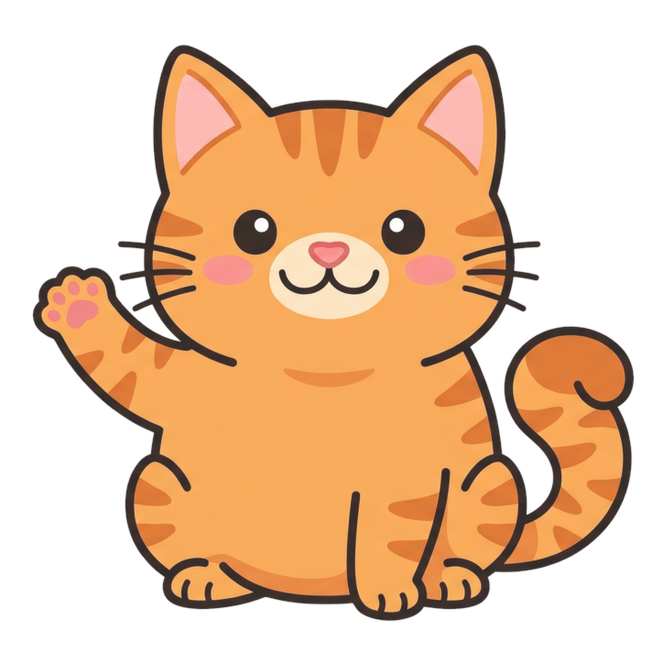
#> input picture etsy-shop/set-02-character-clipart/k01_cat.png, 2000 x 2000 px (shown at 1/3 size); its folder holds only this picture in this run
$ python build_set02_previews.py
#> lines starting #> are read from the running program, lines starting #| are printed output that depends on the picture
### etsy-shop/build_listings.py
#!/usr/bin/env python3
"""Build Canva-style Etsy listing images for TwinkleTotsClub.
All typography/shapes drawn with Pillow (crisp); AI images used as photo/art bases.
"""
import os
from PIL import Image, ImageDraw, ImageFont, ImageFilter, ImageEnhance

ROOT = "/home/user/Arena.ai/etsy-shop"
FONTS = f"{ROOT}/fonts"
ASSETS = f"{ROOT}/assets"
OUT = f"{ROOT}/listings"
WIP = f"{ROOT}/wip"
os.makedirs(OUT, exist_ok=True)
os.makedirs(WIP, exist_ok=True)

S = 2000  # canvas size

# ---------- palette ----------
INK      = (58, 58, 58)
MAGENTA  = (214, 51, 108)
PINK     = (240, 98, 146)
CORAL    = (242, 120, 92)
YELLOW   = (255, 201, 60)
TEAL     = (63, 184, 175)
GREEN    = (126, 217, 87)
BLUE     = (74, 144, 217)
PURPLE   = (155, 126, 222)
CREAM    = (255, 250, 242)
WHITE    = (255, 255, 255)

def F(name, size):
    return ImageFont.truetype(f"{FONTS}/{name}.ttf", size)

H1   = lambda s: F("Fredoka-700", s)
H2   = lambda s: F("Fredoka-600", s)
BODY = lambda s: F("Nunito-700", s)
BODY8= lambda s: F("Nunito-800", s)

# ---------- helpers ----------
# [45 lines left out: functions cover, fit_contain, round_corners, autocrop_white, make_sheet, not called in this run]

def shadowed(base, im, pos, blur=26, opacity=95, dy=14, tint=(70, 55, 45)):
    """Paste RGBA `im` onto `base` (RGBA) at pos with a soft drop shadow."""
    sh = Image.new("RGBA", base.size, (0, 0, 0, 0))
    alpha = im.split()[3].point(lambda v: v * opacity // 255)
    layer = Image.new("RGBA", im.size, tint + (255,))
    layer.putalpha(alpha)
    sh.paste(layer, (pos[0], pos[1] + dy), layer)
    sh = sh.filter(ImageFilter.GaussianBlur(blur))
    base.alpha_composite(sh)
    base.alpha_composite(im, pos)
    return base

def paste_rot(base, im, center, angle, **kw):
    rot = im.rotate(angle, expand=True, resample=Image.BICUBIC)
    pos = (int(center[0] - rot.width / 2), int(center[1] - rot.height / 2))
    return shadowed(base, rot, pos, **kw)

def pill(d, box, text, font, fg, bg, pad=(46, 24), outline=None, ow=0, radius=None):
    x, y = box
    bb = d.textbbox((0, 0), text, font=font)
    tw, th = bb[2] - bb[0], bb[3] - bb[1]
    w, h = tw + pad[0] * 2, th + pad[1] * 2
    r = h // 2 if radius is None else radius
    d.rounded_rectangle([x, y, x + w, y + h], r, fill=bg, outline=outline, width=ow)
    d.text((x + w / 2, y + h / 2 - (bb[1] + bb[3]) / 2 + th / 2), text, font=font, fill=fg, anchor="mm")
    return w, h

def text_w(d, text, font):
    bb = d.textbbox((0, 0), text, font=font)
    return bb[2] - bb[0], bb[3] - bb[1]

def fit_font(make, text, max_w, start=200, d=None):
    size = start
    while size > 12:
        f = make(size)
        bb = (d or ImageDraw.Draw(Image.new("RGB", (10, 10)))).textbbox((0, 0), text, font=f)
        if bb[2] - bb[0] <= max_w:
            return f
        size -= 4
    return make(12)

def title_stack(base, draw, lines, center_x, top_y, size, gap=14, fills=None, stroke=WHITE,
                sw=16, shadow=True, anchor_center=True, max_frac=0.86):
    """Big playful headline with white outline + drop shadow.
    Uses real font metrics for line advance so nothing overlaps."""
    y = top_y
    for i, ln in enumerate(lines):
        f = fit_font(H1, ln, int(base.width * max_frac) - sw * 2, start=size)
        asc, desc = f.getmetrics()
        x = center_x if anchor_center else 0
        if shadow:
            draw.text((x + 6, y + 8), ln, font=f, fill=(0, 0, 0, 40), anchor="ma" if anchor_center else "la")
        draw.text((x, y), ln, font=f, fill=(fills or [MAGENTA] * len(lines))[i],
                  anchor="ma" if anchor_center else "la", stroke_width=sw, stroke_fill=stroke)
        y += asc + desc + gap
    return y

# ---------- vector icons (drawn, no font deps) ----------
def icon(d, kind, cx, cy, r, color, ink=INK):
    if kind == "star":
        import math
        pts = []
        for i in range(10):
            ang = -math.pi / 2 + i * math.pi / 5
            rad = r if i % 2 == 0 else r * 0.45
            pts.append((cx + rad * math.cos(ang), cy + rad * math.sin(ang)))
        d.polygon(pts, fill=color, outline=ink, width=max(3, int(r * 0.09)))
    elif kind == "heart":
        d.ellipse([cx - r, cy - r * .95, cx, cy + r * .05], fill=color, outline=ink, width=max(3, int(r * .1)))
        d.ellipse([cx, cy - r * .95, cx + r, cy + r * .05], fill=color, outline=ink, width=max(3, int(r * .1)))
        d.polygon([(cx - r * .98, cy - r * .18), (cx + r * .98, cy - r * .18), (cx, cy + r)], fill=color,
                  outline=ink, width=max(3, int(r * .1)))
    elif kind == "smiley":
        d.ellipse([cx - r, cy - r, cx + r, cy + r], fill=color, outline=ink, width=max(3, int(r * .1)))
        er = r * .13
        for ex in (cx - r * .38, cx + r * .38):
            d.ellipse([ex - er, cy - r * .32 - er, ex + er, cy - r * .32 + er], fill=ink)
        d.arc([cx - r * .55, cy - r * .35, cx + r * .55, cy + r * .55], 20, 160, fill=ink, width=max(4, int(r * .11)))
    elif kind == "pencil":
        w = r * .62
        d.polygon([(cx - w, cy + r * .72), (cx + w, cy + r * .72), (cx + w, cy - r * .34), (cx - w, cy - r * .34)],
                  fill=color, outline=ink, width=max(3, int(r * .09)))
        d.polygon([(cx - w, cy - r * .34), (cx + w, cy - r * .34), (cx + w * .45, cy - r * .72), (cx - w * .45, cy - r * .72)],
                  fill=YELLOW, outline=ink, width=max(3, int(r * .09)))
        d.polygon([(cx - w * .45, cy - r * .72), (cx + w * .45, cy - r * .72), (cx, cy - r)],
                  fill=(240, 200, 170), outline=ink, width=max(3, int(r * .09)))
    elif kind == "printer":
        d.rounded_rectangle([cx - r * .92, cy - r * .62, cx + r * .92, cy + r * .42], r * .2,
                            fill=color, outline=ink, width=max(3, int(r * .1)))
        d.rectangle([cx - r * .58, cy - r, cx + r * .58, cy - r * .5], fill=WHITE, outline=ink, width=max(3, int(r * .1)))
        d.rectangle([cx - r * .58, cy + r * .18, cx + r * .58, cy + r], fill=WHITE, outline=ink, width=max(3, int(r * .1)))
        for i in range(3):
            yy = cy + r * (.34 + i * .18)
            d.line([cx - r * .38, yy, cx + r * .38, yy], fill=ink, width=max(2, int(r * .06)))
    elif kind == "book":
        d.rounded_rectangle([cx - r, cy - r * .8, cx + r, cy + r * .8], r * .14, fill=color, outline=ink, width=max(3, int(r * .1)))
        d.line([cx, cy - r * .78, cx, cy + r * .78], fill=ink, width=max(3, int(r * .08)))
    elif kind == "download":
        d.line([cx, cy - r * .82, cx, cy + r * .18], fill=color, width=max(8, int(r * .26)))
        d.polygon([(cx - r * .42, cy - r * .1), (cx + r * .42, cy - r * .1), (cx, cy + r * .52)], fill=color)
        d.line([cx - r * .72, cy + r * .82, cx + r * .72, cy + r * .82], fill=color, width=max(8, int(r * .26)))
    elif kind == "clock":
        d.ellipse([cx - r, cy - r, cx + r, cy + r], fill=color, outline=ink, width=max(3, int(r * .1)))
        d.line([cx, cy, cx, cy - r * .58], fill=ink, width=max(4, int(r * .11)))
        d.line([cx, cy, cx + r * .45, cy], fill=ink, width=max(4, int(r * .11)))
    elif kind == "abc":
        d.text((cx, cy), "ABC", font=F("Fredoka-700", int(r * 1.05)), fill=color, anchor="mm",
               stroke_width=max(2, int(r * .07)), stroke_fill=ink)
    elif kind == "check":
        d.line([cx - r * .72, cy, cx - r * .12, cy + r * .58], fill=color, width=max(8, int(r * .3)))
        d.line([cx - r * .12, cy + r * .58, cx + r * .78, cy - r * .58], fill=color, width=max(8, int(r * .3)))


def pill_fit(d, y, text, make_font, fg, bg, max_w=None, start=58, pad=(54, 26),
             outline=None, ow=0, center=True, x=None):
    """Auto-shrink text so the pill fits inside max_w, then centre (or place at x)."""
    max_w = max_w or int(S * 0.88)
    size = start
    while size > 20:
        f = make_font(size)
        w, _ = text_w(d, text, f)
        if w + pad[0] * 2 <= max_w:
            break
        size -= 2
    f = make_font(size)
    w, _ = text_w(d, text, f)
    total = w + pad[0] * 2
    left = (S - total) // 2 if center else x
    return pill(d, (left, y), text, f, fg, bg, pad=pad, outline=outline, ow=ow)

# [272 lines left out: functions circle_badge, build_hero, build_flatlay, build_benefits, build_who_for, build_how_it_works and 1 more, not called in this run]

# [11 lines that do not run on import are left out]

### etsy-shop/build_set02_previews.py
#!/usr/bin/env python3
"""Listing preview images for Set-02 (character clip art).
Layout auto-adapts to however many characters exist."""
import os, glob, sys
sys.path.insert(0, "/home/user/Arena.ai/etsy-shop")
from PIL import Image, ImageDraw
from build_listings import (cover, fit_contain, shadowed, paste_rot, pill, pill_fit,
                            text_w, fit_font, title_stack, icon,
                            S, ASSETS, F, H1, H2, BODY, BODY8,
                            INK, MAGENTA, PINK, CORAL, YELLOW, TEAL, GREEN, BLUE, PURPLE,
                            CREAM, WHITE)

ROOT = "/home/user/Arena.ai/etsy-shop"
CLIP = f"{ROOT}/set-02-character-clipart"
OUT = f"{CLIP}/listing-images"

NAMES = {
    "k01_cat": "Cat", "k02_dog": "Dog", "k03_elephant": "Elephant", "k04_bunny": "Bunny",
    "k05_bear": "Bear", "k06_fox": "Fox", "k07_owl": "Owl", "k08_penguin": "Penguin",
}

def chars():
    return sorted(glob.glob(f"{CLIP}/k*.png"))

def checker(size, a=(255, 246, 250), b=(255, 255, 255), step=34):
#> called with size = (2000, 2000), a = (255, 246, 250), b = (255, 255, 255), step = 34
    im = Image.new("RGB", size, b)
#> im: PIL image 2000x2000 RGB; every value is 255
    d = ImageDraw.Draw(im)
    for i in range(0, size[0], step):
        for j in range(0, size[1], step):
            if (i // step + j // step) % 2 == 0:
                d.rectangle([i, j, i + step - 1, j + step - 1], fill=a)
    return im.convert("RGBA")
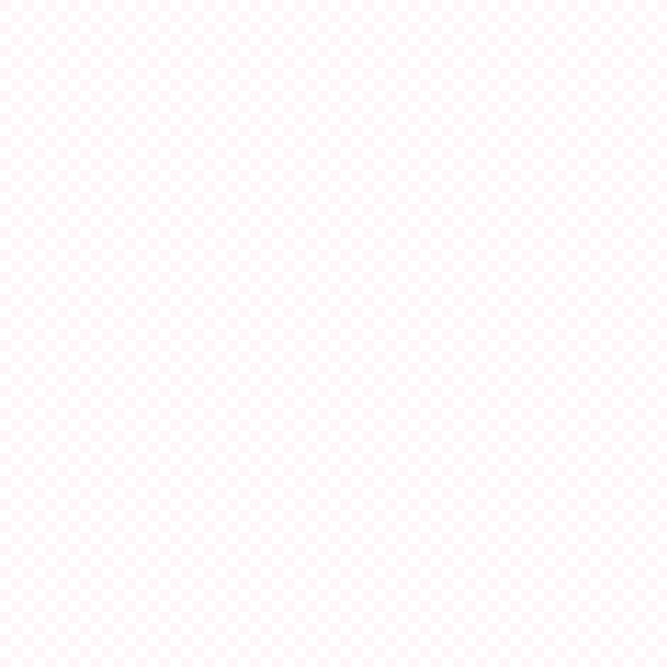
#> returned value: PIL image 2000x2000 RGBA (shown at 1/3 size); mean R, G, B, A 255, 250.5, 252.5, 255

def cover_set02(out):
    """Hero: characters in a row with a big headline."""
    files = chars()
    bg = checker((S, S))
    bg.alpha_composite(Image.new("RGBA", (S, S), (255, 255, 255, 120)))
    d = ImageDraw.Draw(bg)

    pill(d, (110, 58), "TWINKLETOTSCLUB", H2(46), WHITE, TEAL, pad=(44, 20))
    w1, _ = text_w(d, "TWINKLETOTSCLUB", H2(46))
#> w1 = 450
    pill(d, (110 + w1 + 44 + 24, 58), "SET 02", H2(46), INK, YELLOW, pad=(44, 20))

    y = title_stack(bg, d, ["CUTE CHARACTER"], S // 2, 210, 225, fills=[TEAL], max_frac=0.80, stroke=WHITE)
#> y = 421
    y = title_stack(bg, d, ["CLIP ART"], S // 2, y + 4, 180, fills=[MAGENTA], sw=16, max_frac=0.80)
#> y = 650
    d = ImageDraw.Draw(bg)

    n = max(1, min(len(files), 4))
    per_row = n if n <= 4 else 4
    rows = (len(files) + per_row - 1) // per_row
    cell_w = int(S * 0.86 / per_row)
    avail_h = int(S * 0.40)
    cell_h = min(cell_w, avail_h // max(1, rows))
    y0 = y + 40
#> y0 = 690
    for i, f in enumerate(files[:8]):
        col, row = i % per_row, i // per_row
        im = Image.open(f)
#> im is the input picture: PIL image 2000x2000 RGBA; mean R, G, B, A 107.9, 67.8, 31.7, 108.2
        r = min(cell_w * 0.92 / im.width, cell_h * 0.92 / im.height)
        im = im.resize((max(1, int(im.width * r)), max(1, int(im.height * r))), Image.LANCZOS)
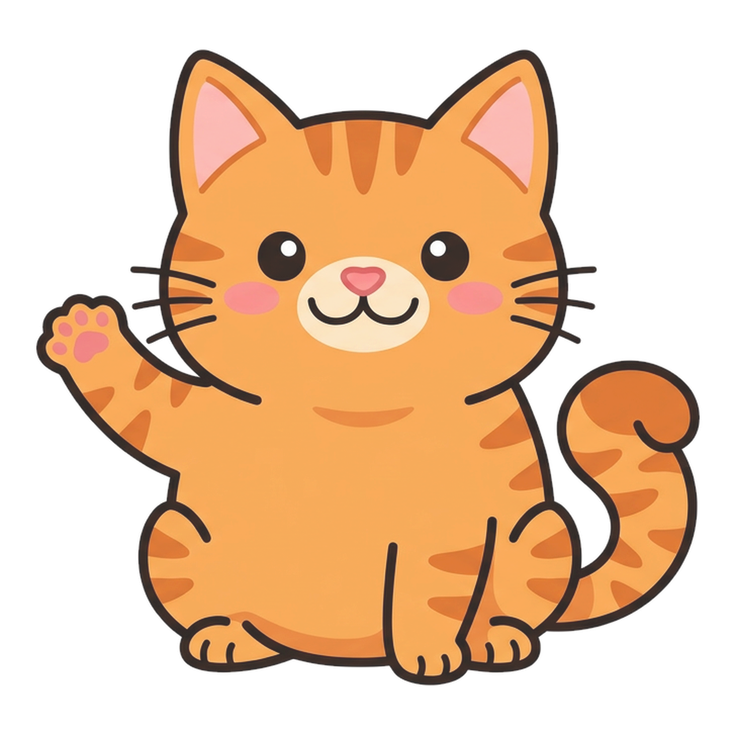
#> im: PIL image 736x736 RGBA; mean R, G, B, A 107.6, 67.5, 31.4, 108.2; transparent parts drawn white
        cx = int(S * 0.07) + col * cell_w + cell_w // 2
        cy = y0 + row * cell_h + cell_h // 2
#> cy = 1090
        paste_rot(bg, im, (cx, cy), 0, blur=16, opacity=45, dy=10,
                  tint=(120, 110, 100))
#> in shadowed, `alpha = im.split()[3].point(lambda v: v * opacity // 255)`:
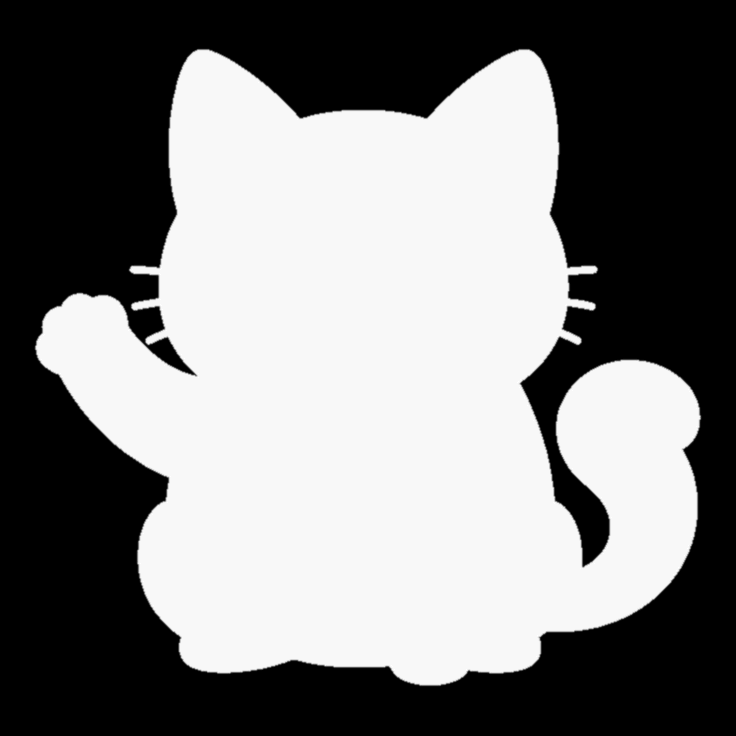
#> alpha: PIL image 736x736 L; min 0, max 38, mean 18.6; drawn with min black and max white

    d = ImageDraw.Draw(bg)
    pill_fit(d, int(S * 0.915), "TRANSPARENT PNG  •  2000 x 2000  •  COMMERCIAL USE",
             BODY8, WHITE, INK, start=56, pad=(54, 26))
    bg.convert("RGB").save(out, quality=93, subsampling=1)

def detail_set02(out):
    """Show 1 transparency proof + benefit cards."""
    files = chars()
    bg = checker((S, S))
    d = ImageDraw.Draw(bg)
    pill_fit(d, 70, "TRANSPARENT BACKGROUND — DROP IT ON ANYTHING", H2, WHITE, TEAL,
             start=54, pad=(50, 22))
    d = ImageDraw.Draw(bg)

    if files:
        im = Image.open(files[0])
        r = min(int(S * .40) / im.width, int(S * .40) / im.height)
        im = im.resize((int(im.width * r), int(im.height * r)), Image.LANCZOS)
#> im: PIL image 800x800 RGBA
        # two demo tiles showing the cut-out over colour
        for k, tile_col in enumerate([(255, 214, 232), (214, 240, 236)]):
            tw, th = int(S * .30), int(S * .30)
            tile = Image.new("RGB", (tw, th), tile_col).convert("RGBA")
            cm = im.copy()
            rr = min(tw * .84 / cm.width, th * .84 / cm.height)
            cm = cm.resize((int(cm.width * rr), int(cm.height * rr)), Image.LANCZOS)
            tile.alpha_composite(cm, ((tw - cm.width) // 2, (th - cm.height) // 2))
            shadowed(bg, tile, (int(S * .08) + k * (tw + 40), int(S * .17)), blur=24, opacity=55, dy=12)
#> this loop made 2 passes
#> pass 1, in shadowed (call 2), `layer = Image.new("RGBA", im.size, tint + (255,))`:
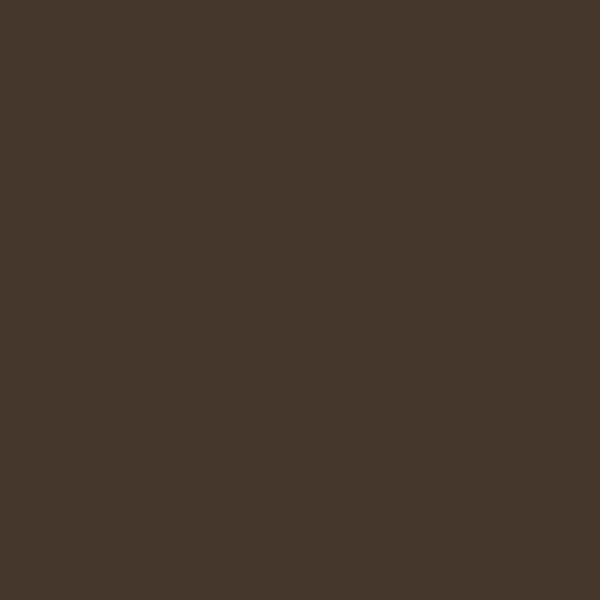
#> layer: PIL image 600x600 RGBA; mean R, G, B, A 70, 55, 45, 255
#> after the loop:
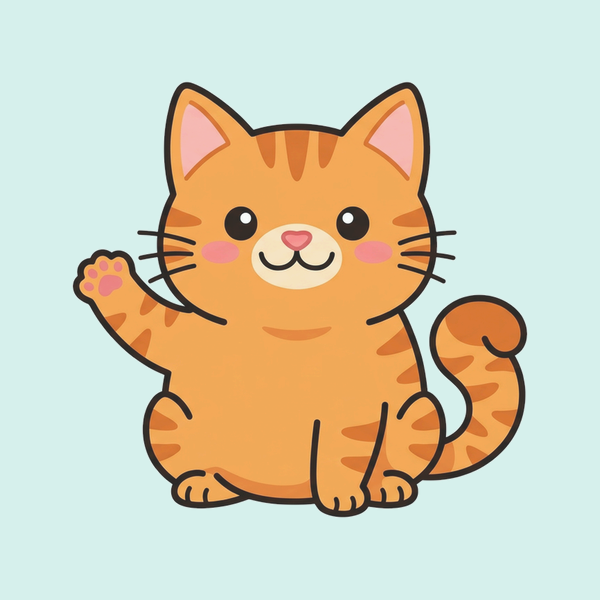
#> tile: PIL image 600x600 RGBA; mean R, G, B, A 212.1, 206.5, 182.4, 255

    d = ImageDraw.Draw(bg)
    feats = [("download", TEAL, "PNG, transparent bg"), ("star", CORAL, "2000 x 2000 px"),
             ("printer", PURPLE, "Print & digital ready"), ("check", GREEN, "Commercial licence")]
    y = int(S * .54)
    for kind, col, txt in feats:
        card_w, card_h = int(S * .84), 118
        card = Image.new("RGBA", (card_w, card_h), (0, 0, 0, 0))
        cd = ImageDraw.Draw(card)
        cd.rounded_rectangle([0, 0, card_w - 1, card_h - 1], card_h // 2,
                             fill=(255, 255, 255, 246), outline=col, width=6)
        icon(cd, kind, 78, card_h // 2, 38, col)
        cd.text((148, card_h // 2), txt, font=BODY8(54), fill=INK, anchor="lm")
        shadowed(bg, card, (int(S * .08), y), blur=18, opacity=58, dy=8)
        y += card_h + 24
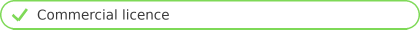
#> card: PIL image 1680x118 RGBA (shown at 1/4 size); mean R, G, B, A 231.5, 241.5, 227.2, 243.5; transparent parts drawn white
#> after the loop, y = 1648

    d = ImageDraw.Draw(bg)
    pill_fit(d, int(S * .935), "PERFECT FOR WORKSHEETS  •  INVITES  •  LABELS  •  PARTY PRINTABLES",
             BODY8, WHITE, MAGENTA, start=50, pad=(50, 24))
    bg.convert("RGB").save(out, quality=93, subsampling=1)
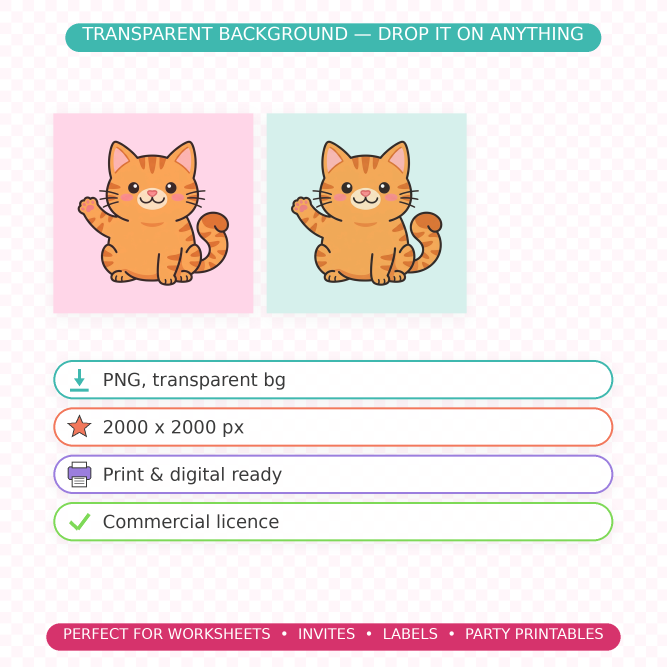
#> saved as 02_transparent.jpg: PIL image 2000x2000 RGB (shown at 1/3 size); mean R, G, B 238.8, 229.8, 229.1

if __name__ == "__main__":
    os.makedirs(OUT, exist_ok=True)
    cover_set02(f"{OUT}/01_cover.jpg");  print("set02 01_cover")
    detail_set02(f"{OUT}/02_transparent.jpg"); print("set02 02_transparent")
    print("characters found:", len(chars()))

$ run again, on etsy-shop/set-02-character-clipart/k05_bear.png
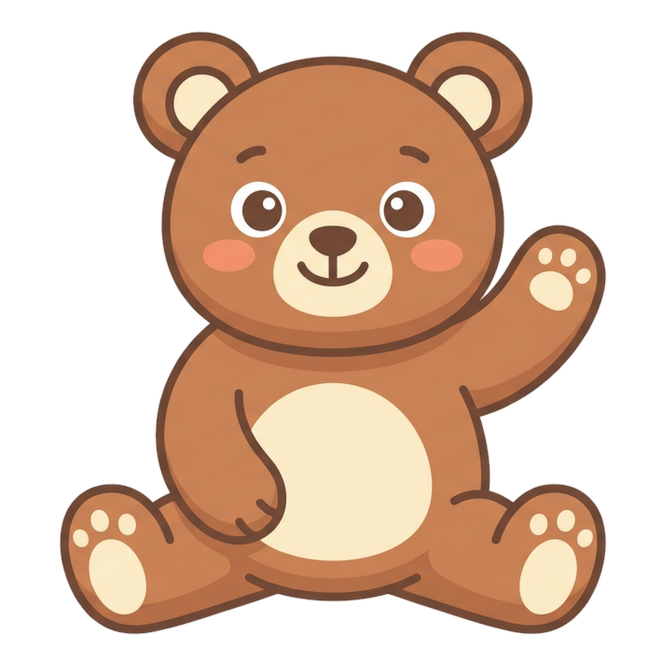
#> input picture etsy-shop/set-02-character-clipart/k05_bear.png, 2000 x 2000 px (shown at 1/3 size)
#> w1 = 450
#> in cover_set02, `y = title_stack(bg, d, ["CUTE CHARACTER"], S // 2, 210, 225, fills=[TE..`: y = 421
#> in cover_set02, `y = title_stack(bg, d, ["CLIP ART"], S // 2, y + 4, 180, fills=[MAGENT..`: y = 650
#> y0 = 690
#> in cover_set02, im is the input picture: PIL image 2000x2000 RGBA; mean R, G, B, A 98.6, 65.4, 42.3, 111.7
#> cy = 1090
#> after the loop in detail_set02, `for k, tile_col in enumerate([(255, 214, 232), (214, 240, 236)]):`:
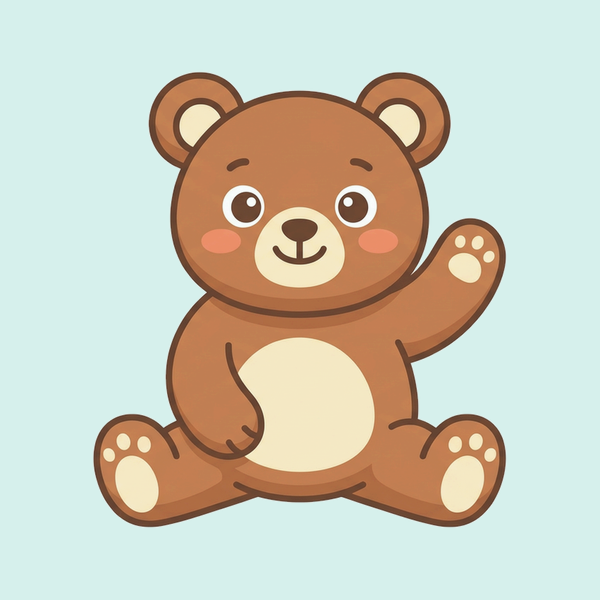
#> tile: PIL image 600x600 RGBA; mean R, G, B, A 204.6, 202.8, 186.6, 255
#> after the loop in detail_set02, `for kind, col, txt in feats:`: y = 1648
#> in detail_set02, `bg.convert("RGB").save(out, quality=93, subsampling=1)`:
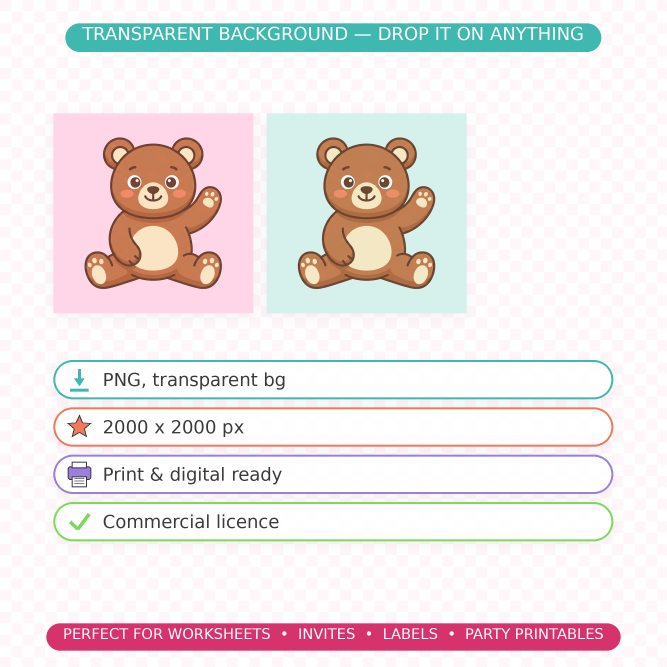
#> saved as 02_transparent.jpg: PIL image 2000x2000 RGB (shown at 1/3 size); mean R, G, B 237.4, 229.1, 229.9
